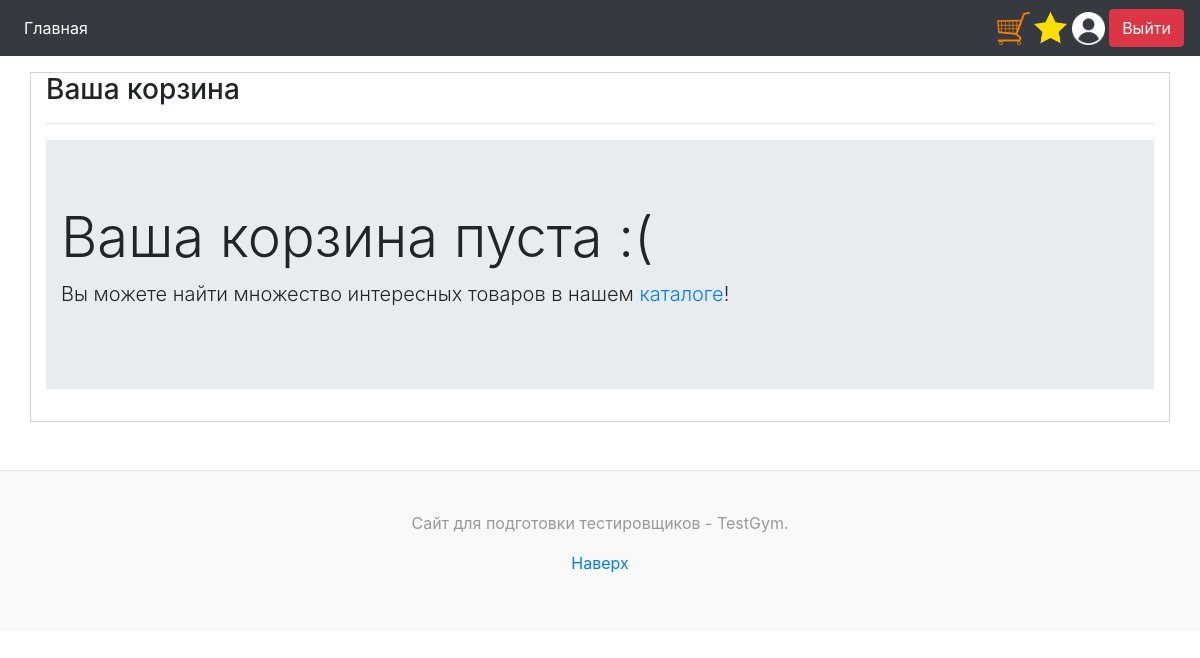
The page /mycart/ (signed in) on the database as committed earlier.
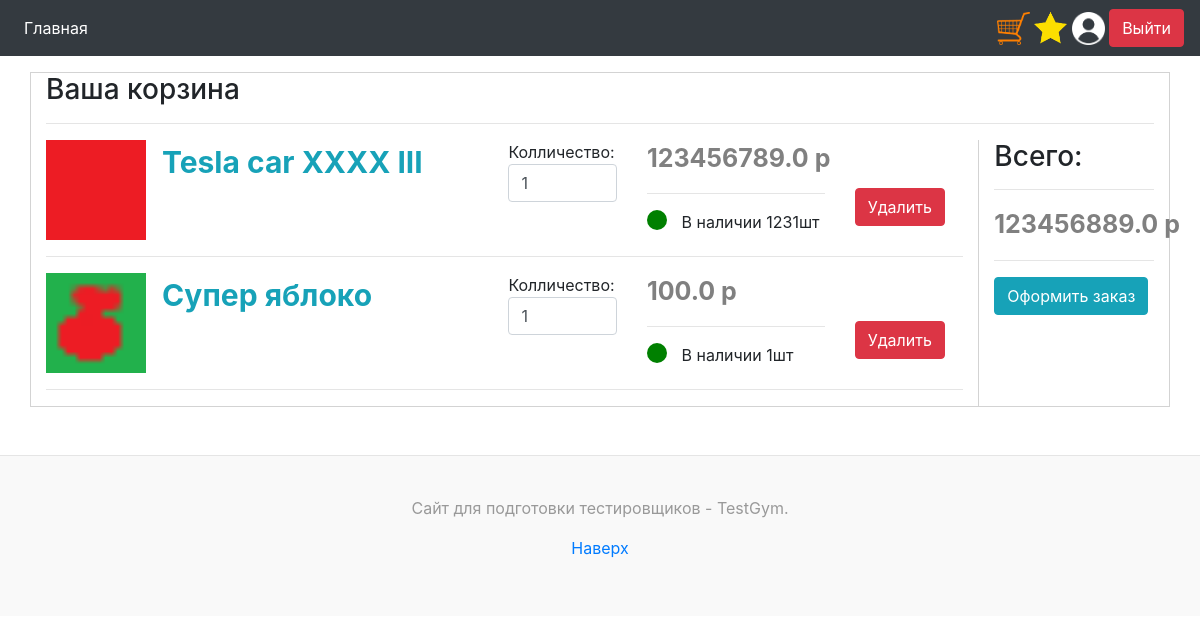
The same page on the database as committed later.
### main/models.py (models this page shows, shortened)
class Carts(models.Model):
    user = models.ForeignKey(CustomUser, on_delete=models.CASCADE, verbose_name='Пользователь')
    product = models.ForeignKey(Product, on_delete=models.CASCADE, verbose_name='Товар')
    ip = models.CharField(verbose_name='IP анонимного клиента', max_length=16, default='')
    count = models.IntegerField(verbose_name='Колличество', default=1)

class Product(models.Model):
    category = models.ForeignKey(Category, on_delete=models.CASCADE, verbose_name='Категория')
    name = models.CharField(max_length=150, verbose_name='Название')
    description = models.CharField(max_length=1000, verbose_name='Описание')
    price = models.FloatField(verbose_name='Стоимость')
    count = models.IntegerField(verbose_name='Колличество')
    discount = models.FloatField(verbose_name='Стоимость по скидке', default=-1)
    imgpath = models.CharField(max_length=1000, verbose_name='Путь к картинке')
    brand = models.ForeignKey(Brand, on_delete=models.CASCADE, verbose_name='Бренд')

### main/views.py (the view, shortened to what this page needs)
# urls.py: path('mycart/', views.my_cart),
def my_cart(request):
    if request.method == 'GET':
        if request.user.is_authenticated:
            carts = Carts.objects.filter(user=request.user)
            form = PayOldUserForm
        else:
            carts = Carts.objects.filter(ip=get_client_ip(request))
            form = PayNewUserForm
        total_with_discount = sum([
            x.product.price * x.count if x.product.discount == -1 else x.product.discount * x.count for x in carts])
        total_without_discount = sum([x.product.price * x.count for x in carts])
        return render(request, 'cart_view.html', {
            'carts': carts, 'total_with_discount': total_with_discount,
            'total_without_discount': total_without_discount, 'pay_form': form})

### main/templates/cart_view.html (shortened to what the changed rows need)
{% extends 'wrapper.html' %}
{% load static %}
{% block content %}
<br><br><br>
<div class="container" style="border: solid lightgrey 1px">
    {% if carts %}
    <div class="row">
        <div class="col-md-10" style="border-right: solid lightgrey 1px">
            {% for cart in carts %}
            {% with cart.product as product %}
            <div class="media">
                <img src="{% static 'products' %}/{{cart.product.imgpath}}.png" class="mr-3" alt="..."
                     style="width: 100px; height:100px">
                <div class="media-body">
                    <div>
                        <div class="row">
                            <div class="col-md-5">
                                <a href="/product/{{product.id}}" class="text-info" style="font-size: 30px; font-weight: 700">{{product.name}}</a>
                            </div>
                            <div class="col-md-2">
                                Колличество:
                                <input class='form-control' onchange="change_count({{cart.id}})"
                                       id='count_{{cart.id}}' type="number" value="{{cart.count}}">
                            </div>
                            <div class="col-md-3">
                                {% if product.discount != -1 %}
                                <span style="font-size: 25px; color: grey; font-weight: 700">{{product.discount}}&nbspр</span>
                                <br>
                                <span style="font-size: 19px; color: orange; font-weight: 600; text-decoration: line-through;">
                            {{product.price}}&nbspр</span>
                                {% else %}
                                <span style="font-size: 25px; color: grey; font-weight: 700">{{product.price}}&nbspр</span>
                                {% endif %}
                                <br>
                                <hr>
                                {% if product.count > 0 %}
                                <div class="row">
                                    <div class="col-md-2">
                        <span style="display: block;
                                      background: green;
                                      border-radius: 100%;
                                      height: 20px;
                                      width: 20px;
                                      margin: 0;">
                        </span>
                                    </div>
                                    <div class="col-md-10">
                                        В наличии {{product.count}}шт
                                    </div>
                                </div>
                                {% endif %}
                            </div>
                            <div class="col-md-2">
                                <br><br>
                                <a class="btn btn-danger" href="/mycart/change_count/?id={{cart.id}}&count=0">
                                    Удалить
                                </a>
                            </div>
                        </div>
                    </div>
                </div>
            </div>
            <hr>
            {% endwith %}
            {% endfor %}
        </div>
        <div class="col-md-2">
            <h3>Всего:</h3>
            <hr>
            {% if total_with_discount != total_without_discount %}
            <span style="font-size: 25px; color: grey; font-weight: 700">{{total_with_discount}}&nbspр</span>
            <br>
            <span style="font-size: 19px; color: orange; font-weight: 600; text-decoration: line-through;">
                            {{total_without_discount}}&nbspр</span>
            {% else %}
            <span style="font-size: 25px; color: grey; font-weight: 700">{{total_without_discount}}&nbspр</span>
            {% endif %}
            <hr>
            <button type="button" class="btn btn-info mb-3" data-toggle="modal" data-target="#payModal">
                Оформить заказ
            </button>
        </div>
    </div>
    {% else %}
    <div class="jumbotron jumbotron-fluid">
        <div class="container">
            <h1 class="display-4">Ваша корзина пуста :(</h1>
            <p class="lead">Вы можете найти множество интересных товаров в нашем <a href="/">каталоге</a>!</p>
        </div>
    </div>
    {% endif %}
</div>
{% endblock %}

Rows that differ between the two databases and show on the page:
added Carts: shows a picture, product.name "Tesla car XXXX III", count "1", product.price "123456789.0", product.count "1231"
added Carts: shows a picture, product.name "Супер яблоко", count "1", product.price "100.0", product.count "1"
Other text that changed with them:
{{ total_without_discount }}: (not shown) → "123456889.0"
text no longer shown: "Ваша корзина пуста :( Вы можете найти множество интересных товаров в нашем каталоге !"
text now shown: "Всего: р Оформить заказ"
